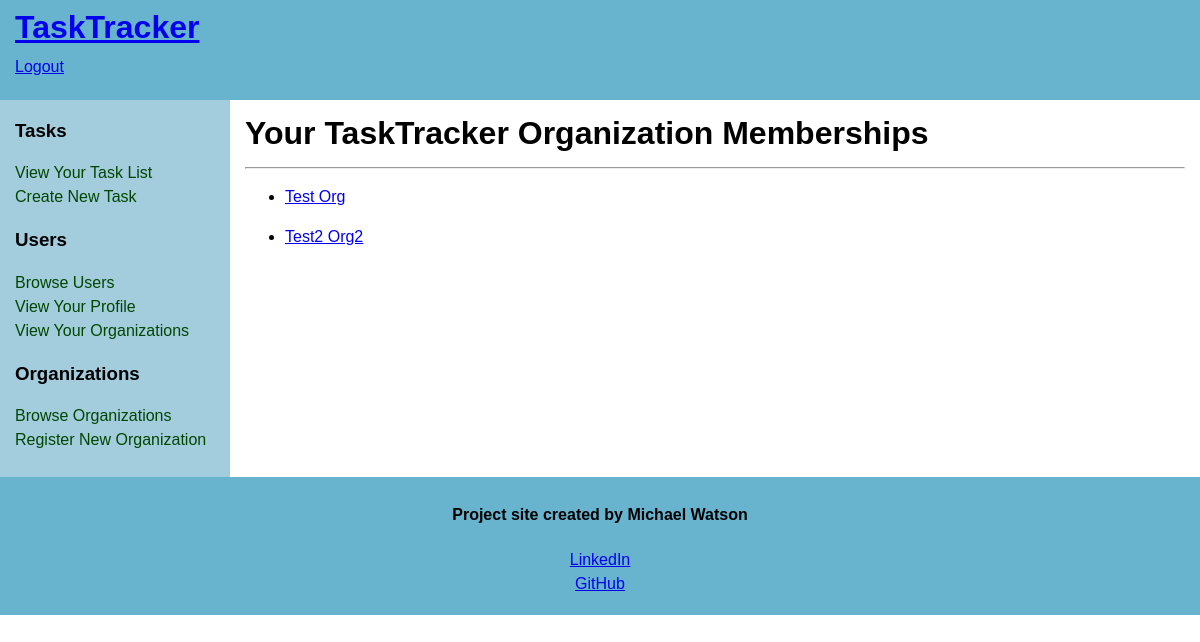
Page /users/organizations/Test2 (signed in) on the earlier database version.
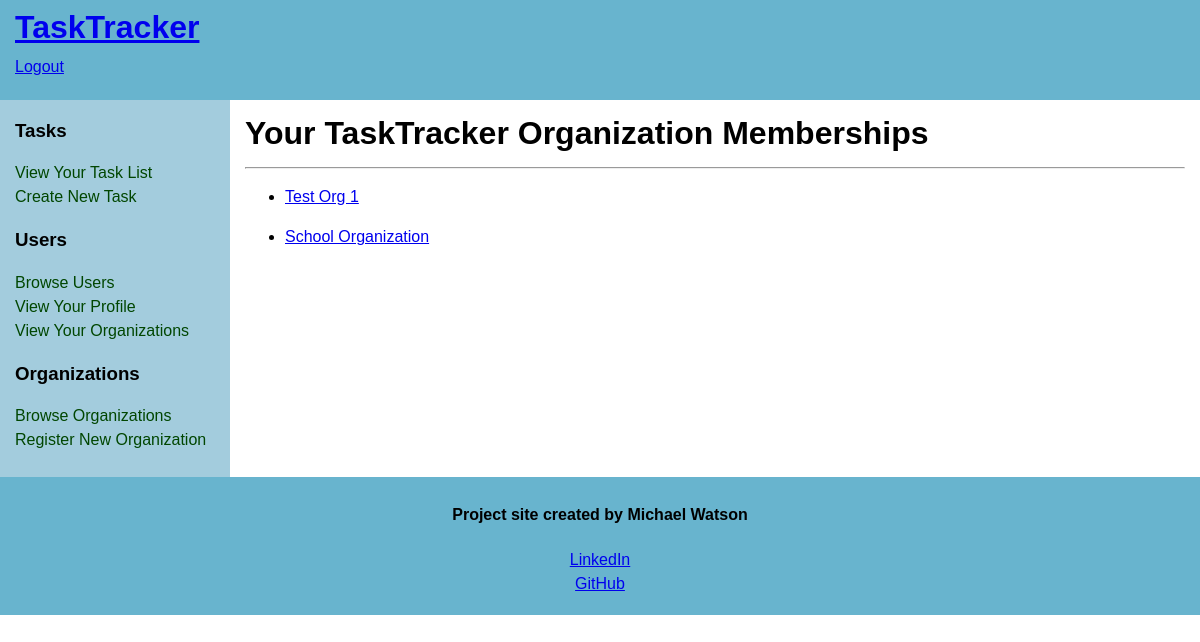
Same page on the later database version.
### models.py (models this page shows, shortened)
class Organization(db.Model):
    __tablename__ = 'organizations'
    id = db.Column(db.Integer(), primary_key=True)
    name = db.Column(db.String(45), index=True, unique=True, nullable=False)
    about = db.Column(db.Text(255), index=True)
    address = db.Column(db.Text(255), index=True, nullable=False)
    contactUserId = db.Column(db.Integer(), index=True, nullable=False)
    users = db.relationship('User', secondary='organization_user_junction', back_populates='organizations', lazy='dynamic', cascade='all') #set relationship to junction table
    tasks = db.relationship('Task', backref='organization', lazy='dynamic', cascade='all, delete-orphan')

### routes.py (the view)
@app.route('/users/organizations/<username>')
@login_required
def userOrganizations(username):
    user = User.query.filter_by(username=username).first()
    userOrgPairs = db.session.query(User, Organization).filter(Junction.userId == User.id, Junction.organizationId == Organization.id).filter(User.id == user.id).all()
    userOrganizations = [pair[1] for pair in userOrgPairs] # make list of just organizations belonging to selected user
    return render_template('userOrganizations.html', title='Your Organization Memberships', userOrganizations=userOrganizations)

### models.py (called while the page is built)
@loginManager.user_loader #load user for login manager
def load_user(id):
    return User.query.get(int(id))

### templates/userOrganizations.html
{% extends 'base.html' %}
{% block content %}
    <main>
        <div id="content">
            <div class="innertube">
                <h1>Your TaskTracker Organization Memberships</h1><hr>
                    {% if userOrganizations %}
                        {% for org in userOrganizations %}
                            <ul>
                                <li><a href="{{ url_for('organizationProfile', name=org.name) }}">{{ org.name }}</a></li>
                            </ul>
                        {% endfor %}
                    {% else %}
                            <p>
                                You are not yet a member of any organizations.
                                <a href="{{ url_for('organizationBrowse') }}">Join an existing organization</a> or
                                <a href="{{ url_for('organizationRegistration') }}">create a new one.</a>
                            </p>
                    {% endif %}
            </div>
        </div>
    </main>
{% endblock %}

Differences in the rows shown:
removed Organization: name "Test2 Org2"
changed Organization: name "Test Org" → "Test Org 1"
added Organization: name "School Organization"
